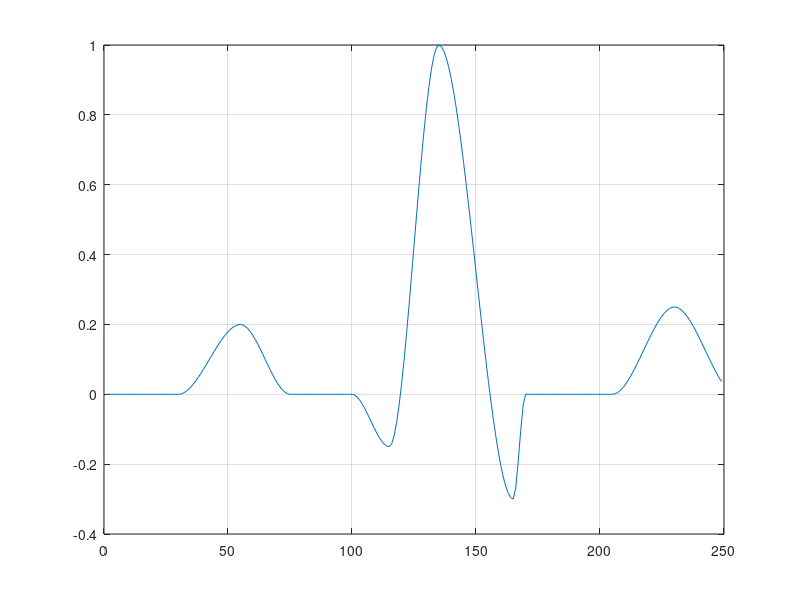

The MATLAB script that drew this image:

clc
clear all
close all

n=[1 15 30 55 75 100 115 135 165 170 205 230 255 330];
s1=[0 0 0 .2 0 0 -.15 1 -.3 0 0 .25 0 0];
x=[0:249];
x1= interp1(n,s1,x,'pchip');
plot(x,x1);
grid on




